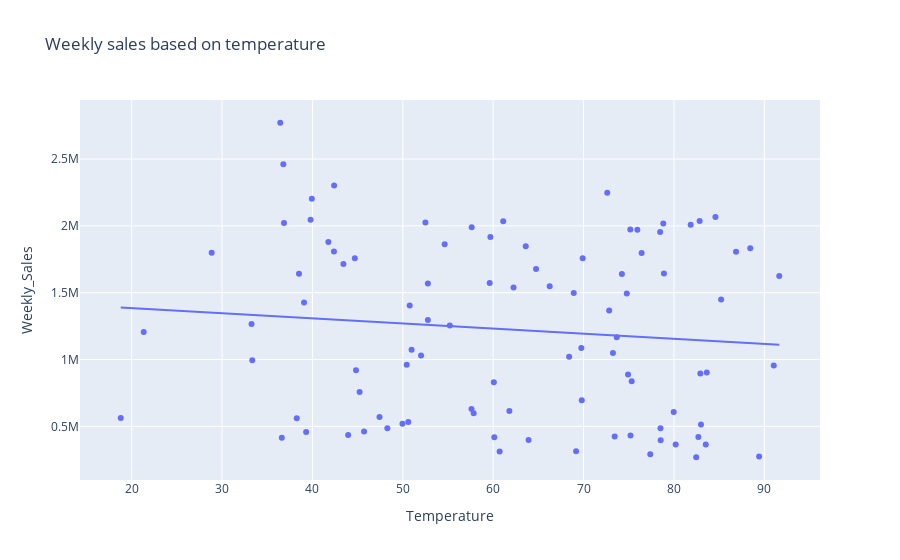

Notebook source saved alongside this figure:
### Code cell
# Create a scatter graph: impact of temperature on weekly sales
fig = px.scatter(df, x='Temperature', y='Weekly_Sales', trendline="ols", title="Weekly sales based on temperature")
fig.show()
